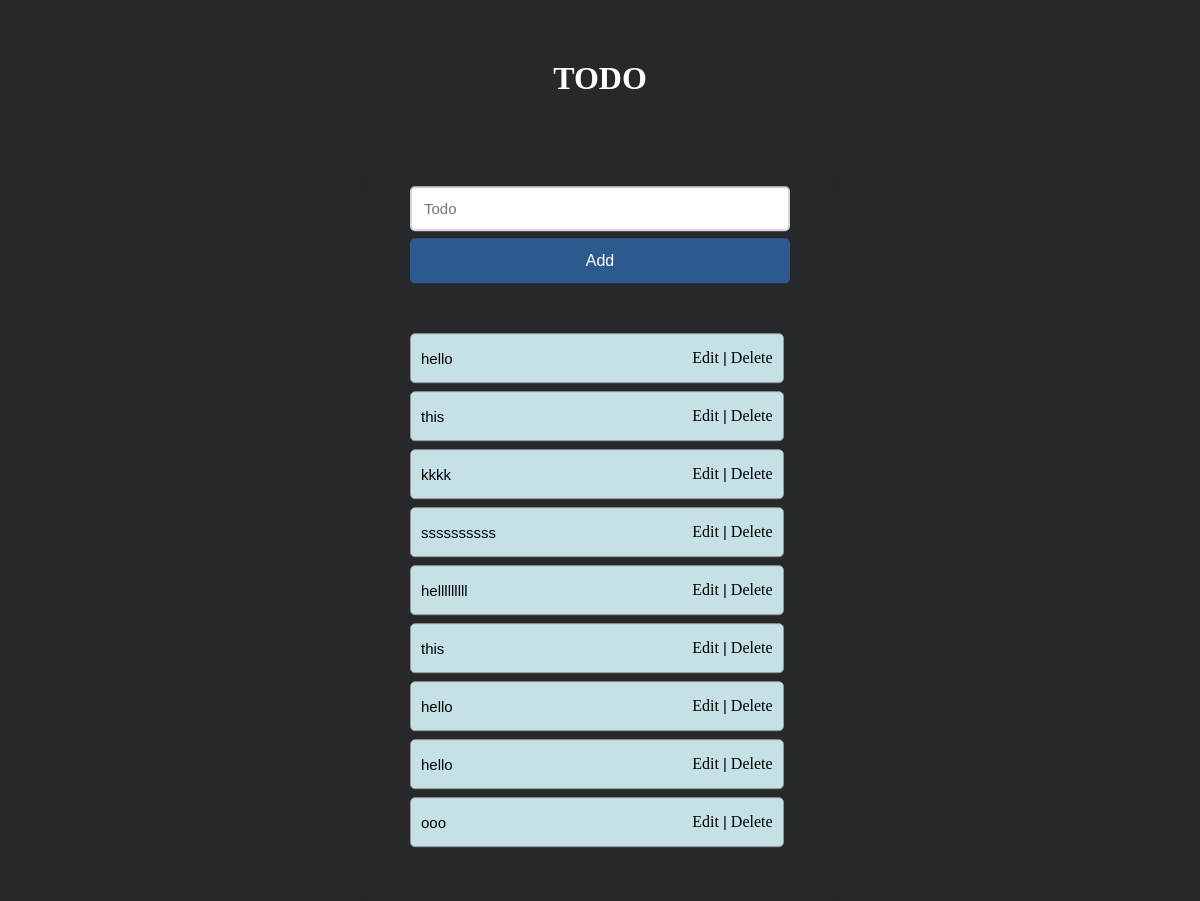
/, run on an earlier commit of the app's database.
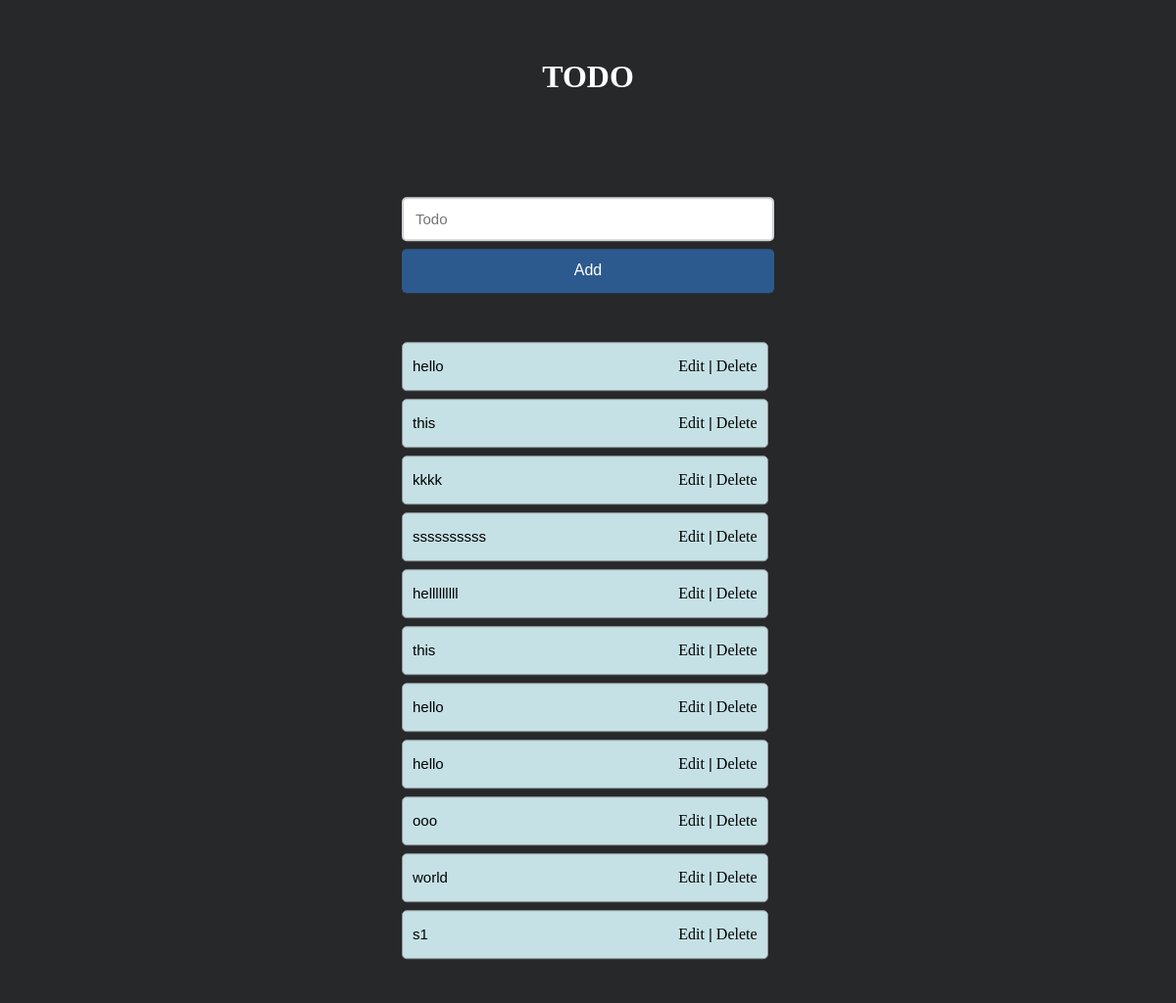
And on a later commit of the database.
### todo/models.py (models this page shows)
class Todo(models.Model):
    title=models.CharField(max_length=50)
    is_completed=models.BooleanField(default=False)
    date=models.DateField(auto_now_add=True)

### todo/views.py (the view, shortened to what this page needs)
# urls.py: path("",views.index,name="index"),
def index(request):
    form=TodoForm()
    todos=Todo.objects.all().order_by("-date")
    return render(request,"todo/index.html",{"form":form,"todos":todos})

### todo/forms.py
class TodoForm(forms.ModelForm):
    class Meta:
        model=Todo
        exclude=["date","is_completed"]
        labels={
            "title":""
        }
        widgets={
            "title":forms.TextInput(attrs={'placeholder':"Todo","spellcheck":"false","autocomplete":"off"})
        }
        error_messages={
            "title":{"required":"a"},
            "is_completed":{"required":"b"},
            "date":{"required":"c"}
        }

### todo/templates/todo/index.html (shortened to what this page needs)
{% extends "layout.html" %}
{% load static %}
{% block css %}<link rel="stylesheet" href="{% static "todo/index.css" %}">{% endblock css %}
{% block content %}
<main class="container">
    <div id="newtask">
        <form  method="POST" action="/">
            {{form}}
            <button id="push">Add</button>
        </form>
    </div>
  <div id="tasks">
    {% for todo in todos %}
      <div class="task">
                <span id="taskname">
                    {{todo.title}}
                </span>
                <div >
                      <a  href="{% url "edit" todo.id %}">Edit</a>
                      <span  >|</span>
                      <a class="delete-button" href="{% url "delete" todo.id %}">Delete</a>
                </div>
      </div>
    {% endfor %}
  </div>
</main>
{% endblock content %}

### templates/layout.html (shortened to what this page needs)
{% load static %}
<!DOCTYPE html>
<html lang="en">
<head>
    <link rel="stylesheet" href="{% static "app.css" %}">
    {% block css %}{% endblock css %}
</head>
<body>
    <header >
      <h1><a href="{% url "index" %}">TODO</a></h1>
    </header>
    {% block content %}{% endblock content %}
</body>
</html>

### static/app.css (style rules this page uses)
*, *:before, *:after { padding: 0; margin: 0; box-sizing: border-box; }
body { height: 100vh; background: #26282a; }
h1 { text-align: center; color: white; margin-top: 5%; }
a { text-decoration: inherit; color: inherit; }

### todo/static/todo/index.css (style rules this page uses)
.container { width: 40%; top: 60%; left: 50%; background: #26282a; border-radius: 10px; min-width: 450px; position: absolute; min-height: 100px; transform: translate(-50%, -50%); }
#newtask { position: relative; margin: 10px 50px; }
#newtask input { width: 100%; height: 45px; padding: 12px; color: #111111; font-weight: 500; position: relative; border-radius: 5px; font-family: "Poppins", sans-serif; font-size: 15px; border: 2px solid #d1d3d4; }
#newtask button { position: relative; font-weight: 500; font-size: 16px; background-color: #2c5a8e; border: none; color: #ffffff; cursor: pointer; outline: none; width: 100%; margin-top: 2%; height: 45px; border-radius: 5px; font-family: "Poppins", sans-serif; }
#tasks { width: 82%; padding: 10px 10px; margin: 40px 40px; }
.task { border-radius: 5px; align-items: center; justify-content: space-between; border: 1px solid #939697; cursor: pointer; background-color: #c5e1e6; height: 50px; margin-bottom: 8px; padding: 5px 10px; display: flex; }
.task span { font-family: "Poppins", sans-serif; font-size: 15px; font-weight: 400; }

What changed in the data, as far as the page shows it:
added Todo: title "world"
added Todo: title "s1"
